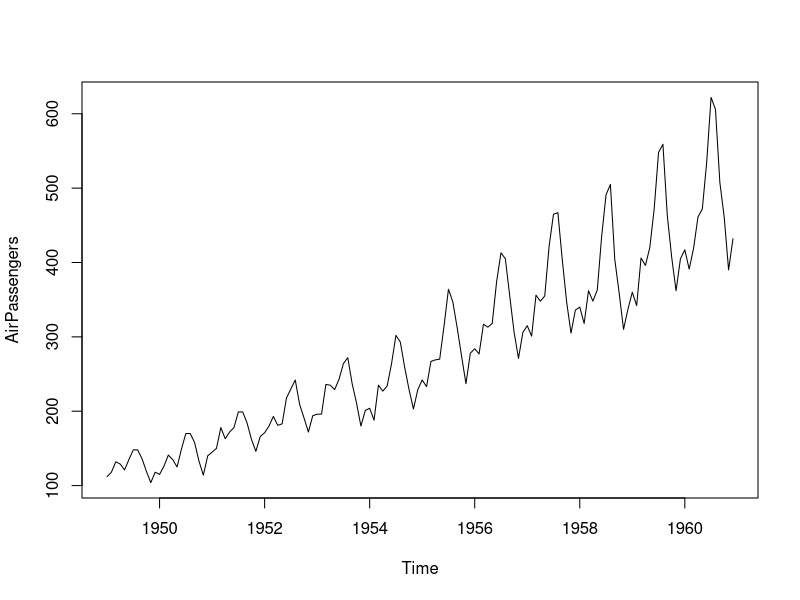
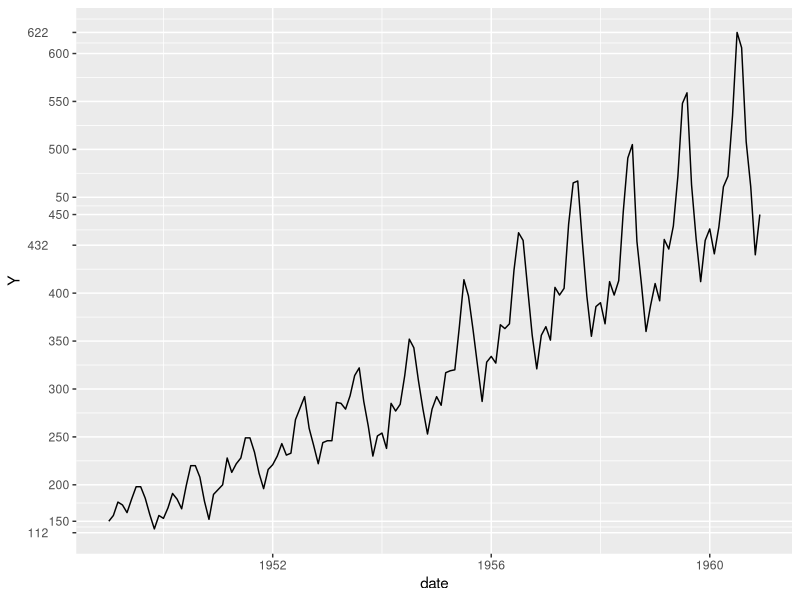

R code for these plots, in order:
ap <- AirPassengers[[1]]
plot(AirPassengers)

xticks <- sort(c(min(AirPassengers),max(AirPassengers),AirPassengers[length(AirPassengers)]))
xticks_char <- paste0(as.character(xticks),"       ")

xticks2 <- sort(c(AirPassengers[1],max(AirPassengers),AirPassengers[length(AirPassengers)]))
xticks2_char <- paste0(as.character(xticks2),"       ")

nticks <- seq(0, 650, 50)

ticks <- sort(c(nticks,xticks))
ticks_char <- sort(c(xticks_char,as.character(nticks)))

ticks2 <- sort(c(nticks,xticks2))
ticks2_char <- sort(c(xticks2_char,as.character(nticks)))

library(ggplot2)

ap <- data.frame(Y=as.matrix(AirPassengers), date=time(AirPassengers))
ggplot(ap, aes(date, Y)) +
  geom_line() +
  scale_y_continuous(breaks=ticks2, labels=ticks2_char)
